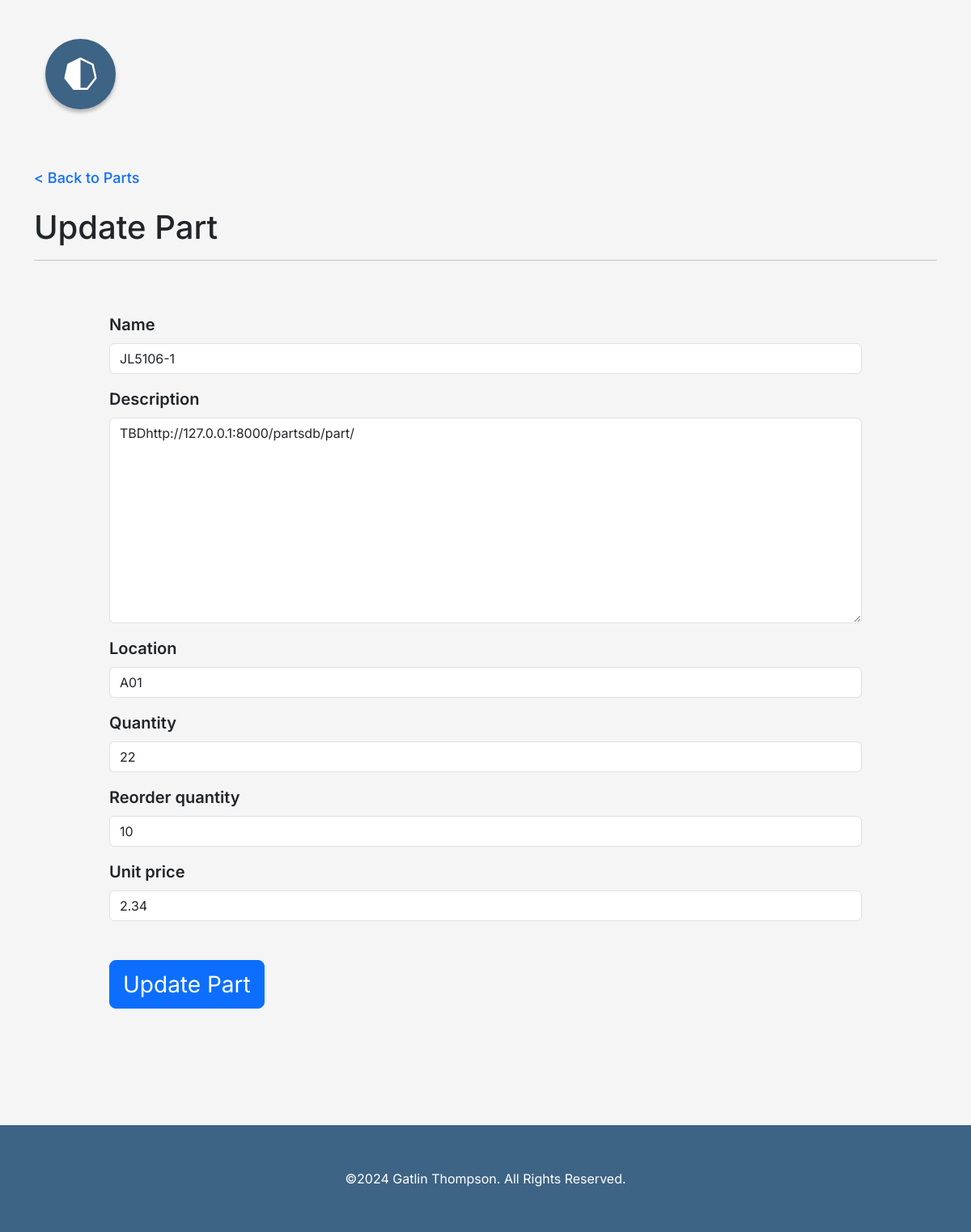
The page /partsdb/part/update/4 (signed in) on the database as committed earlier.
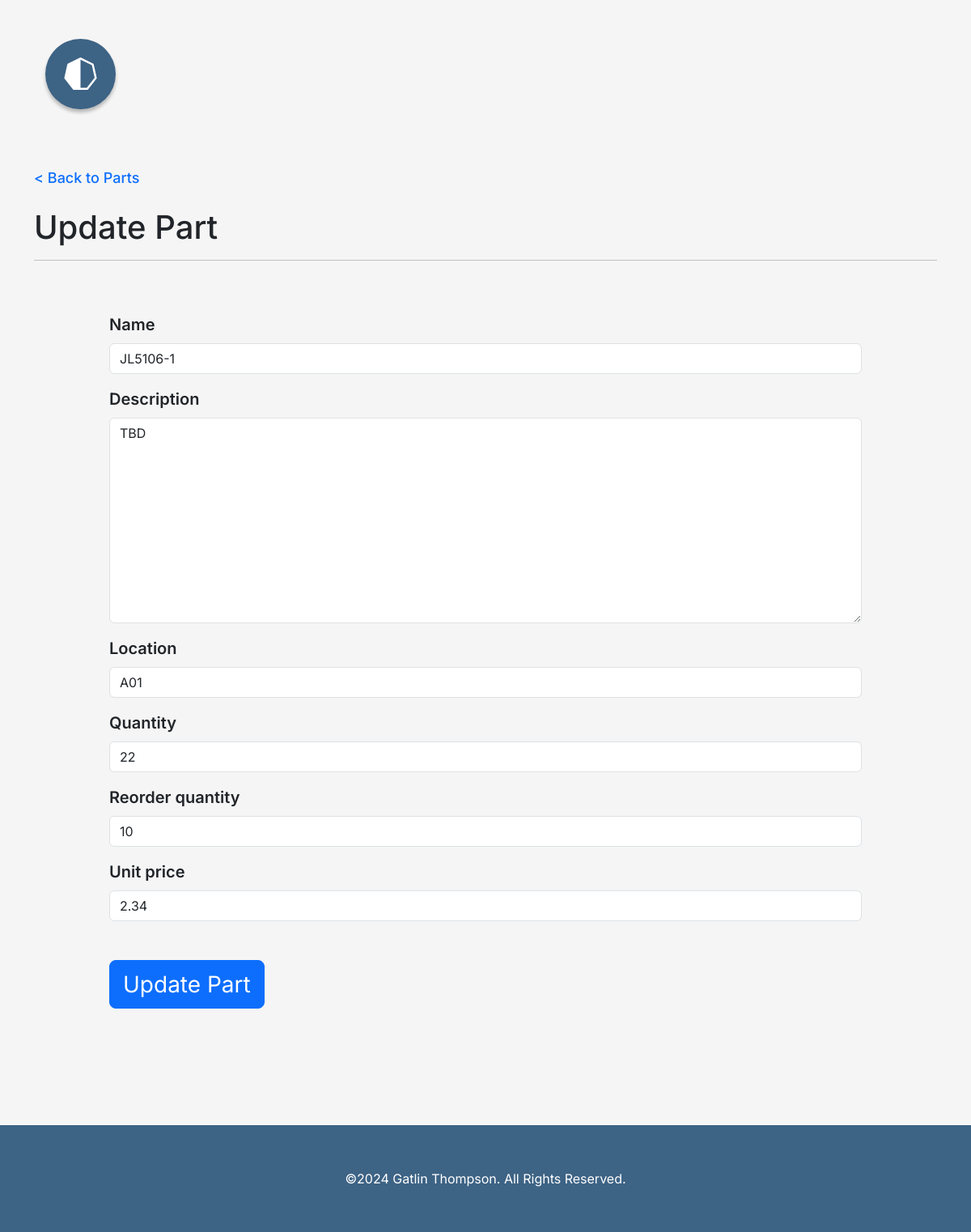
The same page on the database as committed later.
### partsdatabase/models.py (models this page shows, shortened)
class Part(models.Model):
    name = models.CharField(max_length=20, unique=True)
    description = models.TextField(max_length=500)
    location = models.CharField(max_length=10, default='A01', blank=True)
    quantity = models.IntegerField()
    reorder_quantity = models.PositiveIntegerField()
    unit_price = models.DecimalField(decimal_places=2, max_digits=20)

### partsdatabase/views.py (the view, shortened to what this page needs)
# urls.py: path('part/update/<int:part_id>', views.update_part, name='update_part'),
@login_required
@staff_member_required
def update_part(request, part_id):
    part = Part.objects.get(pk=part_id)
    form = PartForm(request.POST or None, instance=part)
    context = {
        'form': form,
        'hardware': hardware,
        'crud': 'Update'
    }
    return render(request, 'partsdatabase/part/part_form.html', context)

### partsdatabase/forms.py
class PartForm(forms.ModelForm):
    class Meta:
        model = Part
        fields = '__all__'
        widgets = {
        }

### partsdatabase/templates/partsdatabase/part/part_form.html (shortened to what this page needs)
{% extends 'partsdatabase/componets/base.html' %}
{%  block body %}
    <div class="container pt-5">
        <div class="mb-4">
             <a href="{% url 'partsdatabase:part' %}" class="back-link"> < Back to Parts</a>
        </div>
        <h1>{{ crud.title }} Part</h1>
        <hr>
        <div class="col-10 mx-auto pt-5 mb-5 pb-5">
            <form method="POST">
                {% for field in form %}
                    <div class="control-form mb-3">
                         <label for="{{ field.label.lower }}" class="form-label fw-semibold fs-5">{{ field.label }}</label>
                        {{ field }}
                    </div>
                {% endfor %}
                <div class="mt-5">
                    <button type="submit" class="btn btn-primary btn-lg px-3 fs-3">{{ crud }} Part</button>
                </div>
            </form>
        </div>
    </div>
{% endblock %}

Rows that differ between the two databases and show on the page:
changed Part "JL5106-1": description "TBDhttp://127.0.0.1:8000/partsdb/part/" → "TBD"
